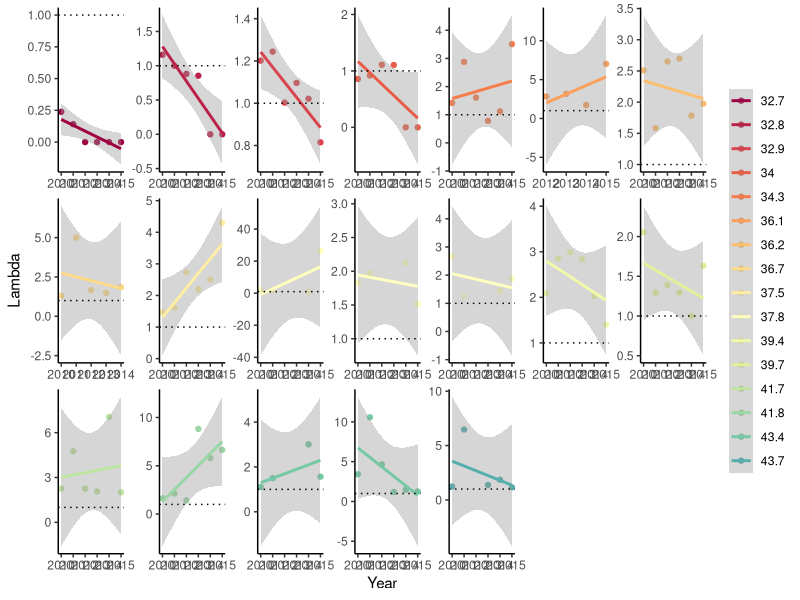
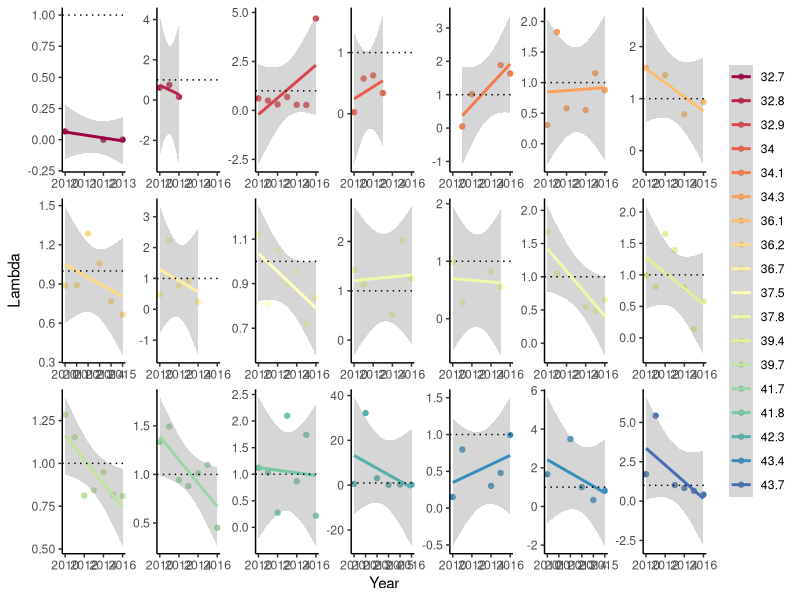
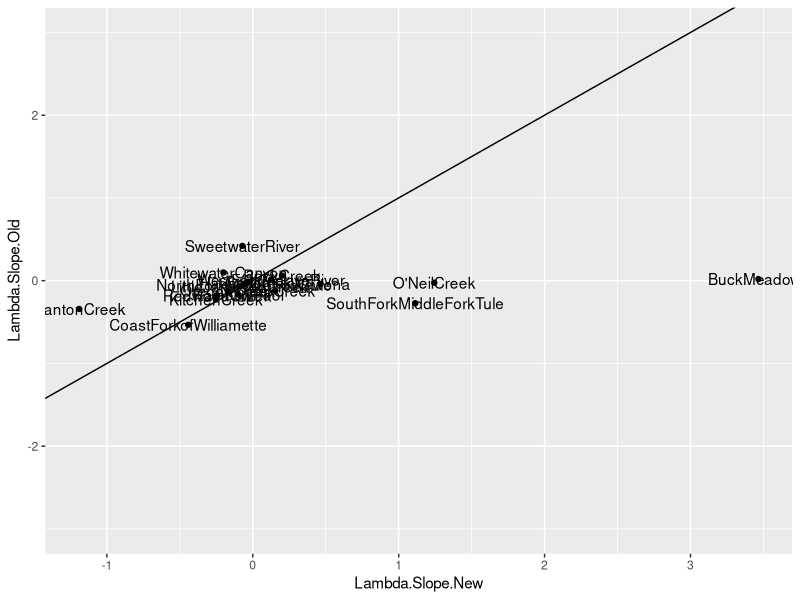

The R script that drew these images, in order:
#### PROJECT: Genomic offsets and demographic trajectories of Mimulus cardinalis populations during extreme drought
#### PURPOSE OF THIS SCRIPT: Calculate slopes of lambda versus year as a metric of the rate of demographic decline during drought
#### AUTHOR: Amy Angert
#### DATE LAST MODIFIED: 20230210


#*******************************************************************************
#### 0. Clean workspace and load required packages
#*******************************************************************************

# Remove objects and clear workspace
rm(list = ls(all=TRUE))

# Make vector of packages needed
packages_needed <- c("tidyverse", "RColorBrewer")

# Install packages needed (if not already installed)
for (i in 1:length(packages_needed)){
  if(!(packages_needed[i] %in% installed.packages())){install.packages(packages_needed[i])}
}

# Load packages needed
for (i in 1:length(packages_needed)){
  library(packages_needed[i], character.only = TRUE)
}


#*******************************************************************************
### 1. Read in lambda estimates for each site and year
#*******************************************************************************
dat <- read.csv("data/demography data/siteYear.lambda_2010-2016.csv")

focal.sites <- c("CoastForkofWilliamette",
                 "CantonCreek",
                 "RockCreek",
                 "DeerCreek",
                 "O'NeilCreek",
                 "DeepCreek",
                 "LittleJamesonCreek",
                 "OregonCreek",
                 "RainbowPool",
                 "Carlon",
                 "BuckMeadows",
                 "Wawona",
                 "RedwoodCreek",
                 "NorthForkMiddleForkTule",
                 "SouthForkMiddleForkTule",
                 "WestForkMojaveRiver",
                 "MillCreek",
                 "WhitewaterCanyon",
                 "SweetwaterRiver",
                 "KitchenCreek",
                 "HauserCreek")

dat.old <- read.csv("data/demography data/siteYear.lambda_2010-2016_old.csv") %>% 
  filter(Site %in% focal.sites)


#*******************************************************************************
### 2. Visualize estimates over time for each site
#*******************************************************************************

# N-S color gradient
lat_cols=colorRampPalette(brewer.pal(11,"Spectral"))
n.sites <- length(unique(dat$Site))
color.list <- lat_cols(n.sites)

ggplot(dat, aes(x=Year, y=lambda, color=as.factor(round(Latitude, 1)))) +
  geom_point() +
  geom_smooth(method="lm") +
  scale_color_manual(values=color.list) +
  ylab("Lambda") +
  #ylim(0,2) +
  geom_hline(yintercept=1, linetype="dotted") +
  facet_wrap(~Latitude, scale="free", nrow=3) +
  theme_classic() +
  theme(strip.background = element_blank(), strip.text.x = element_blank(),
        legend.title = element_blank())

ggplot(dat.old, aes(x=Year, y=lambda, color=as.factor(round(Latitude, 1)))) +
  geom_point() +
  geom_smooth(method="lm") +
  scale_color_manual(values=color.list) +
  ylab("Lambda") +
  #ylim(0,2) +
  geom_hline(yintercept=1, linetype="dotted") +
  facet_wrap(~Latitude, scale="free", nrow=3) +
  theme_classic() +
  theme(strip.background = element_blank(), strip.text.x = element_blank(),
        legend.title = element_blank())

#*******************************************************************************
### 3. Calculate slopes of lambda over time for each site
#*******************************************************************************

# with cleaned lambdas
site.vec <- unique(dat$Site)
slopes.lam <- c()
site.lam <- c()

for (i in 1:length(site.vec)) {
  dat.site <- dat %>% filter(Site==site.vec[i])
  mod <- lm(lambda ~ Year, dat.site)
  slopes.lam[i] <- coefficients(mod)[2]
  site.lam[i] <- site.vec[i]
  }

slopes.lambda <- bind_cols(site.lam, slopes.lam) %>% 
  select(Site=...1, Lambda.Slope.New=...2) %>% 
  mutate(Site = gsub(" ", "", Site))

# compare to preliminary older estimates
site.vec.old <- unique(dat.old$Site)
slopes.lam.old <- c()
site.lam.old <- c()

for (i in 1:length(site.vec.old)) {
  dat.site.old <- dat.old %>% filter(Site==site.vec.old[i])
  mod <- lm(lambda ~ Year, dat.site.old)
  slopes.lam.old[i] <- coefficients(mod)[2]
  site.lam.old[i] <- site.vec.old[i]
  }

slopes.lambda.old <- bind_cols(site.lam.old, slopes.lam.old) %>% 
  select(Site=...1, Lambda.Slope.Old=...2) 
  

slopes.all <- left_join(slopes.lambda, slopes.lambda.old)

ggplot(data=slopes.all, aes(x=Lambda.Slope.New, y=Lambda.Slope.Old, label=Site)) +
  geom_point() + 
  geom_text() + 
  geom_abline() +
  ylim(-3, 3)
  #xlim(-3, 3)
# TO DO ***High Priority*** Figure out what is driving Buck Meadows and Mill Creek estimates to be so different after cleaning
